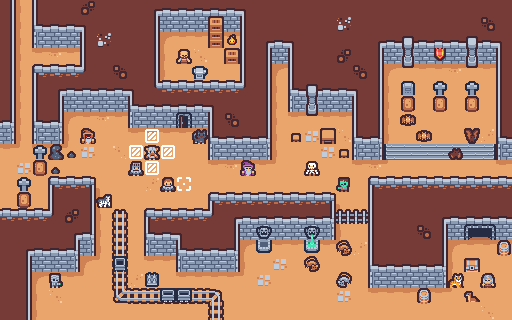

A 2D game scene composited from a Tiled map and its tileset images. What follows is a short description and the map's XML, with every tile layer's data as written:
An orthogonal 32x20 tile map with 16x16 px tiles, 3 tile layers (Dungeon, Objects, Carts), 2 tilesets.

<map version="1.2" tiledversion="1.3.1" orientation="orthogonal" renderorder="right-down" compressionlevel="0" width="32" height="20" tilewidth="16" tileheight="16" infinite="0" nextlayerid="6" nextobjectid="1">
 <tileset firstgid="1" source="dungeon.tsx" />
 <tileset firstgid="133" source="creatures.tsx" />
 <layer id="1" name="Dungeon" width="32" height="20">
  <data encoding="csv">
14,1610612787,16,1,1,3221225485,1,1,1,2,3,3,3,3,3,4,1,1,1,1,1,1,1,1,1,1,1,1,1,1,1,1,
14,1610612787,17,3,3,4,1,1,1,14,41,41,41,41,41,16,1,1,1,1,1,25,1,1,1,1,1,1,1,1,1073741837,1,
14,1610612787,58,41,41,16,25,1,1,14,1610612789,51,51,52,51,16,2,3,4,1,1,1,1,2,3,7,3,3,3,7,3,4,
14,1610612787,51,52,51,16,1,1,1,14,1610612787,49,3221225522,49,49,16,14,41,16,1,1,536870925,1,14,41,19,41,30,41,19,41,16,
14,1610612787,5,27,27,28,1,1073741837,1,14,1610612787,49,49,49,49,16,14,1610612789,16,1,1,1,1073741837,14,1610612789,31,51,51,52,31,51,16,
14,1610612787,16,2,3,3,3,3,4,26,27,27,27,27,27,28,14,1610612787,17,7,3,3,4,14,1610612787,49,49,49,49,49,49,16,
14,1610612787,16,14,41,41,41,41,17,3,3,3,3,4,1,1,14,1610612787,58,19,41,41,16,14,1610612787,49,49,49,49,49,49,16,
18,1610612787,17,18,1610612789,51,52,51,58,41,41,22,41,16,2684354573,1,14,1610612787,51,31,51,51,16,14,1610612787,49,49,49,49,49,49,16,
60,1610612787,58,60,1610612787,49,49,49,51,51,51,51,51,17,3,3,18,1610612787,49,43,49,3221225522,17,18,1610612787,49,49,49,49,49,2684354610,17,
51,54,51,51,54,43,49,50,49,49,49,49,49,58,41,41,60,1610612787,49,49,43,49,58,60,37,38,38,38,38,38,39,58,
49,43,49,49,49,49,49,49,49,49,49,49,49,51,52,51,51,54,49,49,49,49,51,52,54,49,49,49,49,49,49,51,
49,49,49,5,27,6,1610612790,49,49,2147483698,49,49,49,49,49,49,49,49,49,49,49,49,49,5,27,27,27,27,27,27,27,27,
49,49,49,16,1,14,1610612787,49,49,49,49,49,49,5,27,27,27,27,27,27,6,1610612790,49,16,1,1,1,1,1,1,1,1,
27,27,27,28,3221225485,14,1610612787,49,49,5,27,27,27,28,2,3,3,3,3,3,18,1610612787,49,16,1,1,1,2,3,3,3,3,
1,1,1,1,2,18,1610612787,49,49,17,3,4,1,1,14,41,20,41,41,21,60,1610612787,49,16,1,1,1073741837,14,41,11,12,41,
1,2,3,3,18,60,1610612787,49,49,58,41,17,3,3,18,1610612789,32,51,51,33,51,54,2147483698,16,1,1,1,14,1610612789,51,51,51,
1,14,41,41,60,1610612789,54,49,49,51,51,58,41,41,60,1610612787,49,43,49,49,49,49,49,17,3,3,3,18,1610612787,49,49,49,
1,14,1610612789,52,51,54,49,49,2147483698,42,49,51,51,51,51,54,43,49,49,49,49,49,49,58,41,41,41,60,1610612787,49,49,49,
1,14,1610612787,3758096434,49,49,49,49,49,3758096434,49,49,49,49,49,49,49,49,49,49,49,43,49,51,51,51,51,51,54,49,49,49,
1,14,1610612787,49,49,49,49,49,49,49,49,49,49,49,49,49,49,49,49,49,49,49,49,49,49,49,49,49,49,49,3758096434,49
</data>
 </layer>
 <layer id="4" name="Objects" width="32" height="20">
  <data encoding="csv">
0,0,0,0,0,0,0,0,0,0,0,0,0,0,0,0,0,0,0,0,0,0,0,0,0,0,0,0,0,0,0,0,
0,0,0,0,0,0,0,0,0,0,0,0,0,64,0,0,0,0,0,0,0,0,0,0,0,0,0,0,0,0,0,0,
0,0,0,0,0,0,0,0,0,0,0,0,0,76,188,0,0,0,0,0,0,0,0,0,0,0,0,0,0,0,0,0,
0,0,0,0,0,0,0,0,0,0,0,87,0,0,64,0,0,0,0,0,0,0,0,0,0,0,0,0,0,0,0,0,
0,0,0,0,0,0,0,0,0,0,0,0,75,0,0,0,0,0,0,0,0,0,0,0,0,0,0,0,0,0,0,0,
0,0,0,0,0,0,0,0,0,0,0,0,0,0,0,0,0,0,0,0,0,0,0,0,0,66,0,65,0,65,0,0,
0,0,0,0,0,0,0,0,0,0,0,0,0,0,0,0,0,0,0,0,0,0,0,0,0,67,0,67,0,67,0,0,
0,0,0,0,0,0,0,0,0,0,0,0,0,0,0,0,0,0,0,0,0,0,0,0,0,121,0,0,0,0,0,0,
0,0,0,0,0,112,0,0,0,62,0,0,227,0,0,0,0,0,74,0,73,0,0,0,0,0,121,0,0,271,0,0,
0,0,65,219,221,0,0,0,62,88,62,0,0,0,0,0,0,0,0,0,0,74,0,0,0,0,0,0,272,0,0,0,
0,0,67,221,0,0,0,0,98,62,0,0,0,0,0,85,0,0,0,2147483782,0,0,0,0,0,0,0,0,0,0,0,0,
0,65,0,0,0,0,0,0,0,0,99,61,0,0,0,0,0,0,0,0,0,2147483781,0,0,0,0,0,0,0,0,0,0,
0,67,0,0,0,0,288,0,0,0,0,0,0,0,0,0,0,0,0,0,0,0,0,0,0,0,0,0,0,0,0,0,
0,0,0,0,0,0,0,68,0,0,0,0,0,0,0,0,0,0,0,0,0,78,78,0,0,0,0,0,0,0,0,0,
0,0,0,0,0,0,0,82,0,0,0,0,0,0,0,0,0,0,0,0,0,0,0,0,0,0,0,0,0,0,0,0,
0,0,0,0,0,0,0,82,0,0,0,0,0,0,0,0,0,0,0,0,0,124,0,0,0,0,0,0,0,0,0,83,
0,0,0,0,0,0,0,82,0,0,0,0,0,0,0,0,0,0,0,124,0,0,0,0,0,0,0,0,0,90,0,0,
0,0,0,228,0,0,0,82,0,0,0,0,0,0,0,0,0,0,0,0,0,2147483773,0,0,0,0,0,0,290,0,2147483749,0,
0,0,0,0,0,0,0,94,71,71,71,71,71,72,0,0,0,0,0,0,0,0,0,0,0,0,83,0,0,2147483957,0,0,
0,0,0,0,0,0,0,0,0,0,0,0,0,82,0,0,0,0,0,0,0,0,0,0,0,0,0,0,0,0,0,0
</data>
 </layer>
 <layer id="5" name="Carts" width="32" height="20">
  <data encoding="csv">
0,0,0,0,0,0,0,0,0,0,0,0,0,0,0,0,0,0,0,0,0,0,0,0,0,0,0,0,0,0,0,0,
0,0,0,0,0,0,0,0,0,0,0,0,0,0,0,0,0,0,0,0,0,0,0,0,0,0,0,0,0,0,0,0,
0,0,0,0,0,0,0,0,0,0,0,0,0,0,0,0,0,0,0,0,0,0,0,0,0,0,0,0,0,0,0,0,
0,0,0,0,0,0,0,0,0,0,0,0,0,0,0,0,0,0,0,0,0,0,0,0,0,0,0,0,0,0,0,0,
0,0,0,0,0,0,0,0,0,0,0,0,0,0,0,0,0,0,0,0,0,0,0,0,0,0,0,0,0,0,0,0,
0,0,0,0,0,0,0,0,0,0,0,0,0,0,0,0,0,0,0,0,0,0,0,0,0,0,0,0,0,0,0,0,
0,0,0,0,0,0,0,0,0,0,0,0,0,0,0,0,0,0,0,0,0,0,0,0,0,0,0,0,0,0,0,0,
0,0,0,0,0,0,0,0,0,0,0,0,0,0,0,0,0,0,0,0,0,0,0,0,0,0,0,0,0,0,0,0,
0,0,0,0,0,0,0,0,0,0,0,0,0,0,0,0,0,0,0,0,0,0,0,0,0,0,0,0,0,0,0,0,
0,0,0,0,0,0,0,0,0,0,0,0,0,0,0,0,0,0,0,0,0,0,0,0,0,0,0,0,0,0,0,0,
0,0,0,0,0,0,0,0,0,0,0,0,0,0,0,0,0,0,0,0,0,0,0,0,0,0,0,0,0,0,0,0,
0,0,0,0,0,0,0,0,0,0,0,0,0,0,0,0,0,0,0,0,0,0,0,0,0,0,0,0,0,0,0,0,
0,0,0,0,0,0,0,0,0,0,0,0,0,0,0,0,0,0,0,0,0,0,0,0,0,0,0,0,0,0,0,0,
0,0,0,0,0,0,0,0,0,0,0,0,0,0,0,0,0,0,0,0,0,0,0,0,0,0,0,0,0,0,0,0,
0,0,0,0,0,0,0,0,0,0,0,0,0,0,0,0,0,0,0,0,0,0,0,0,0,0,0,0,0,0,0,0,
0,0,0,0,0,0,0,0,0,0,0,0,0,0,0,0,0,0,0,0,0,0,0,0,0,0,0,0,0,0,0,0,
0,0,0,0,0,0,0,56,0,0,0,0,0,0,0,0,0,0,0,0,0,0,0,0,0,0,0,0,0,0,0,0,
0,0,0,0,0,0,0,0,0,0,0,0,0,0,0,0,0,0,0,0,0,0,0,0,0,0,0,0,0,0,0,0,
0,0,0,0,0,0,0,0,0,0,55,55,0,0,0,0,0,0,0,0,0,0,0,0,0,0,0,0,0,0,0,0,
0,0,0,0,0,0,0,0,0,0,0,0,0,0,0,0,0,0,0,0,0,0,0,0,0,0,0,0,0,0,0,0
</data>
 </layer>
</map>
